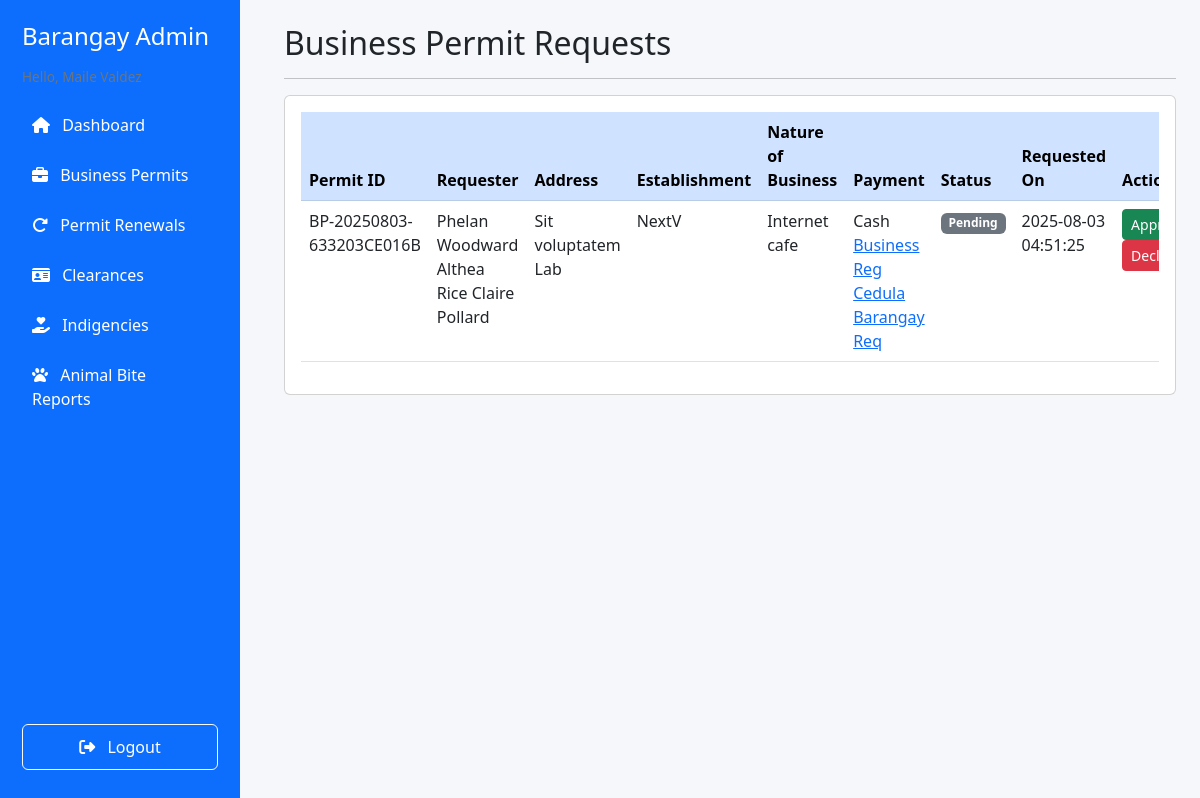
Page /admin/admin_business_permit.php (signed in) on the committed database.
### tables this page shows
CREATE TABLE `business_permit` (
  `id` int(11) NOT NULL,
  `permit_id` varchar(50) DEFAULT NULL,
  `kind_of_establishment` varchar(100) DEFAULT NULL,
  `nature_of_business` varchar(100) DEFAULT NULL,
  `business_registration` varchar(255) DEFAULT NULL,
  `cedula` varchar(255) DEFAULT NULL,
  `barangay_requirements` varchar(255) DEFAULT NULL,
  `user_id` int(11) DEFAULT NULL,
  `status` varchar(50) DEFAULT 'Pending',
  `comment` text DEFAULT NULL,
  `payment_type` varchar(255) NOT NULL,
  `gcash_ref_no` varchar(100) DEFAULT NULL,
  `created_at` timestamp NOT NULL DEFAULT current_timestamp(),
  `payment_proof` varchar(255) DEFAULT NULL
);

CREATE TABLE `users` (
  `id` int(11) NOT NULL,
  `email` varchar(100) DEFAULT NULL,
  `user_password` varchar(255) DEFAULT NULL,
  `f_name` varchar(50) DEFAULT NULL,
  `m_name` varchar(50) DEFAULT NULL,
  `l_name` varchar(50) DEFAULT NULL,
  `birthday` varchar(50) DEFAULT NULL,
  `contact` varchar(20) DEFAULT NULL,
  `marriage_status` varchar(20) DEFAULT NULL,
  `gender` varchar(20) DEFAULT NULL,
  `address` varchar(100) DEFAULT NULL,
  `picture` varchar(255) DEFAULT NULL
);

### admin/admin_business_permit.php (the view, shortened to what this page needs)
<?php
include 'admin_header.php';
include '../include/config.php';
$sql = "SELECT bp.*, u.f_name, u.m_name, u.l_name, u.address
        FROM business_permit bp
        LEFT JOIN users u ON bp.user_id = u.id
        ORDER BY bp.created_at DESC";
$stmt = $pdo->query($sql);
$rows = $stmt->fetchAll(PDO::FETCH_ASSOC);
?>
<div class="card p-3">
    <div class="table-wrap">
    <table class="table table-hover">
        <thead class="table-primary">
            <tr>
                <th>Permit ID</th>
                <th>Requester</th>
                <th>Address</th>
                <th>Establishment</th>
                <th>Nature of Business</th>
                <th>Payment</th>
                <th>Status</th>
                <th>Requested On</th>
                <th>Actions</th>
            </tr>
        </thead>
        <tbody>
        <?php foreach($rows as $r): ?>
            <tr id="row-<?= $r['id'] ?>">
                <td><?= htmlspecialchars($r['permit_id']) ?></td>
                <td><?= htmlspecialchars(trim($r['f_name'].' '.$r['m_name'].' '.$r['l_name'])) ?></td>
                <td><?= htmlspecialchars($r['address'] ?? '-') ?></td>
                <td><?= htmlspecialchars($r['kind_of_establishment'] ?? '-') ?></td>
                <td><?= htmlspecialchars($r['nature_of_business'] ?? '-') ?></td>
                <td>
                    <?= htmlspecialchars($r['payment_type'] ?? '-') ?>
                    <?php if (!empty($r['business_registration'])): ?>
                        <a href="<?= htmlspecialchars($r['business_registration']) ?>" target="_blank">Business Reg</a><br>
                    <?php endif; ?>
                    <?php if (!empty($r['cedula'])): ?>
                        <a href="<?= htmlspecialchars($r['cedula']) ?>" target="_blank">Cedula</a><br>
                    <?php endif; ?>
                    <?php if (!empty($r['barangay_requirements'])): ?>
                        <a href="<?= htmlspecialchars($r['barangay_requirements']) ?>" target="_blank">Barangay Req</a>
                    <?php endif; ?>
                </td>
                <td>
                    <span class="badge bg-<?= $r['status']=="Approved" ? "success" : ($r['status']=="Declined" ? "danger" : "secondary") ?>">
                        <?= htmlspecialchars($r['status']) ?>
                    </span>
                </td>
                <td><?= htmlspecialchars($r['created_at']) ?></td>
                <td>
                    <button class="btn btn-success btn-sm approveBtn" data-id="<?= $r['id'] ?>" data-type="business_permit">Approve</button>
                    <button class="btn btn-danger btn-sm declineBtn" data-id="<?= $r['id'] ?>" data-type="business_permit">Decline</button>
                </td>
            </tr>
        <?php endforeach; ?>
        </tbody>
    </table>
    </div>
</div>
<?php include 'admin_footer.php'; ?>

### admin/admin_header.php (style rules this page uses)
:root { --accent:#0d6efd }
body { background:#f5f7fb }
.table-wrap { overflow-x:auto }

### rows in the picture
business_permit: permit "BP-20250803-633203CE016B", user.l_name "Phelan Woodward Althea Rice Claire Pollard", user.address "Sit voluptatem Lab", kind_of_establishment "NextV", nature_of_business "Internet cafe", payment_type "Cash", status "Pending", created_at "2025-08-03 04:51:25"

### other values in the picture
$page_title "Business Permit Requests"
